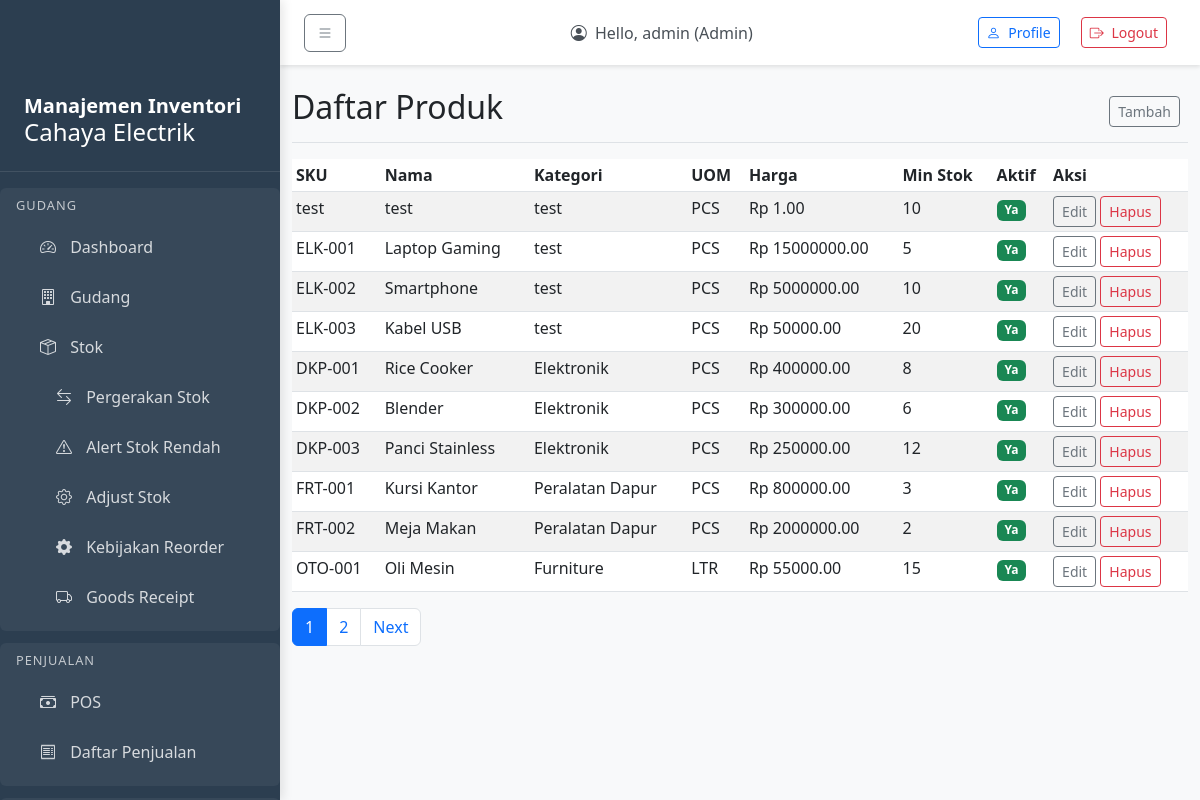
Screenshot of /master/products/ (signed in) with the database file from the repository.
### accounts/models.py (models this page shows, shortened)
class User(AbstractUser):
    ROLE_CHOICES = [
        ('admin', 'Admin'),
        ('manager', 'Manager'),
        ('warehouse', 'Warehouse'),
        ('cashier', 'Cashier'),
        ('analyst', 'Analyst'),
    ]
    role = models.CharField(max_length=20, choices=ROLE_CHOICES, default='cashier')
    created_at = models.DateTimeField(auto_now_add=True)
    updated_at = models.DateTimeField(auto_now=True)
    groups = models.ManyToManyField(
        'auth.Group',
        related_name='custom_user_set',
        blank=True,
    )
    user_permissions = models.ManyToManyField(
        'auth.Permission',
        related_name='custom_user_set',
        blank=True,
    )

### master/models.py (models this page shows, shortened)
class Product(models.Model):
    sku = models.CharField(max_length=50, unique=True)
    name = models.CharField(max_length=150)
    category = models.ForeignKey(Category, on_delete=models.CASCADE, null=True, blank=True)
    uom = models.CharField(max_length=20, default='PCS')  # Unit of Measure
    min_stock = models.IntegerField(default=0)
    price = models.DecimalField(max_digits=12, decimal_places=2, default=0)
    is_active = models.BooleanField(default=True)
    created_at = models.DateTimeField(auto_now_add=True)
    updated_at = models.DateTimeField(auto_now=True)
    class Meta:
        db_table = 'product'

class Category(models.Model):
    name = models.CharField(max_length=100)
    code = models.CharField(max_length=30, unique=True)
    description = models.CharField(max_length=255, blank=True)
    created_at = models.DateTimeField(auto_now_add=True)
    updated_at = models.DateTimeField(auto_now=True)
    class Meta:
        db_table = 'category'

### master/views.py (the view)
# urls.py: path('products/', views.product_list, name='product_list'),
@login_required
def product_list(request):
    if request.user.role not in ['manager', 'admin']:
        raise PermissionDenied("Anda tidak memiliki akses ke fitur ini.")
    products = Product.objects.select_related('category').all()
    paginator = Paginator(products, 10)  # Show 10 products per page
    page_number = request.GET.get('page')
    page_obj = paginator.get_page(page_number)
    return render(request, 'master/product_list.html', {'page_obj': page_obj})

### templates/master/product_list.html (shortened to what this page needs)
{% extends 'master/base_master.html' %}
{% block master_title %}Daftar Produk{% endblock %}
{% block add_url %}{% url 'master:product_create' %}{% endblock %}
{% block master_content %}
<div class="table-responsive">
    <table class="table table-striped table-sm">
        <thead>
            <tr>
                <th>SKU</th>
                <th>Nama</th>
                <th>Kategori</th>
                <th>UOM</th>
                <th>Harga</th>
                <th>Min Stok</th>
                <th>Aktif</th>
                <th>Aksi</th>
            </tr>
        </thead>
        <tbody>
            {% for product in page_obj %}
            <tr>
                <td>{{ product.sku }}</td>
                <td>{{ product.name }}</td>
                <td>{{ product.category.name|default:"-" }}</td>
                <td>{{ product.uom }}</td>
                <td>Rp {{ product.price }}</td>
                <td>{{ product.min_stock }}</td>
                <td>
                    {% if product.is_active %}
                        <span class="badge bg-success">Ya</span>
                    {% else %}
                        <span class="badge bg-secondary">Tidak</span>
                    {% endif %}
                </td>
                <td>
                    <a href="{% url 'master:product_update' product.pk %}" class="btn btn-sm btn-outline-secondary">Edit</a>
                    <a href="{% url 'master:product_delete' product.pk %}" class="btn btn-sm btn-outline-danger">Hapus</a>
                </td>
            </tr>
            {% empty %}
            <tr>
                <td colspan="8">Tidak ada produk</td>
            </tr>
            {% endfor %}
        </tbody>
    </table>
</div>
{% if page_obj.has_other_pages %}
<nav aria-label="Page navigation">
    <ul class="pagination">
        {% for num in page_obj.paginator.page_range %}
        {% if page_obj.number == num %}
        <li class="page-item active">
            <span class="page-link">{{ num }}</span>
        </li>
        {% else %}
        <li class="page-item">
            <a class="page-link" href="?page={{ num }}">{{ num }}</a>
        </li>
        {% endif %}
        {% endfor %}
        {% if page_obj.has_next %}
        <li class="page-item">
            <a class="page-link" href="?page={{ page_obj.next_page_number }}">Next</a>
        </li>
        {% endif %}
    </ul>
</nav>
{% endif %}
{% endblock %}

### templates/base.html (shortened to what this page needs)
<!DOCTYPE html>
<html lang="en">
<head>
    <link href="https://cdn.jsdelivr.net/npm/bootstrap@5.3.0-alpha1/dist/css/bootstrap.min.css" rel="stylesheet">
    <link rel="stylesheet" href="https://cdn.jsdelivr.net/npm/bootstrap-icons@1.10.0/font/bootstrap-icons.css">
</head>
<body>
    <div class="sidebar" id="sidebar">
        <div class="sidebar-header">
            <h5></i>Manajemen Inventori</h5>
            <h4></i>Cahaya Electrik</h4>
        </div>
        {% if user.is_authenticated %}
        {% if user.role == 'warehouse' or user.role == 'manager' or user.role == 'admin' %}
            <div class="menu-section">
                <div class="menu-section-title">Gudang</div>
                <a href="{% url 'summary:dashboard' %}" class="nav-link {% if request.resolver_match.url_name == 'dashboard' %}active{% endif %}">
                    <i class="bi bi-speedometer2"></i> Dashboard
                </a>
                <a href="{% url 'inventory:warehouse_list' %}" class="nav-link {% if 'warehouse' in request.resolver_match.url_name %}active{% endif %}">
                    <i class="bi bi-building"></i> Gudang
                </a>
                <a href="{% url 'inventory:stock_list' %}" class="nav-link {% if 'stock' in request.resolver_match.url_name %}active{% endif %}">
                    <i class="bi bi-box-seam"></i> Stok
                </a>
                <a href="{% url 'inventory:stock_movement_list' %}" class="nav-link section-item {% if 'stock_movement' in request.resolver_match.url_name %}active{% endif %}">
                    <i class="bi bi-arrow-left-right"></i> Pergerakan Stok
                </a>
                <a href="{% url 'inventory:low_stock_alerts' %}" class="nav-link section-item {% if 'low_stock' in request.resolver_match.url_name %}active{% endif %}">
                    <i class="bi bi-exclamation-triangle"></i> Alert Stok Rendah
                </a>
                <a href="{% url 'inventory:stock_adjustment' %}" class="nav-link section-item {% if 'stock_adjustment' in request.resolver_match.url_name %}active{% endif %}">
                    <i class="bi bi-gear"></i> Adjust Stok
                </a>
                <a href="{% url 'inventory:reorder_policy_list' %}" class="nav-link section-item {% if 'reorder_policy' in request.resolver_match.url_name %}active{% endif %}">
                    <i class="bi bi-gear-fill"></i> Kebijakan Reorder
                </a>
                <a href="{% url 'purchases:goods_receipt_list' %}" class="nav-link section-item {% if 'goods_receipt' in request.resolver_match.url_name %}active{% endif %}">
                    <i class="bi bi-truck"></i> Goods Receipt
                </a>
            </div>
        {% endif %}
        {% if user.role == 'cashier' or user.role == 'manager' or user.role == 'admin' %}
            <div class="menu-section">
                <div class="menu-section-title">Penjualan</div>
                <a href="{% url 'sales:pos' %}" class="nav-link {% if 'pos' in request.resolver_match.url_name %}active{% endif %}">
                    <i class="bi bi-cash-stack"></i> POS
                </a>
                <a href="{% url 'sales:sale_list' %}" class="nav-link {% if 'sale' in request.resolver_match.url_name %}active{% endif %}">
                    <i class="bi bi-receipt"></i> Daftar Penjualan
                </a>
            </div>
        {% endif %}
        {% endif %}
    </div>
    <nav class="top-navbar">
        <div class="d-flex justify-content-between align-items-center">
            <button class="btn btn-outline-secondary me-3" id="sidebarToggle">
                <i class="bi bi-list"></i>
            </button>
            <div class="navbar-text text-dark me-3">
                <i class="bi bi-person-circle me-1"></i>
                Hello, {{ user.username }} ({{ user.get_role_display }})
            </div>
            <div>
                <a class="btn btn-outline-primary btn-sm me-2" href="{% url 'accounts:profile' %}">
                    <i class="bi bi-person me-1"></i> Profile
                </a>
                <a class="btn  btn-sm">
                    <form action="{% url 'accounts:logout' %}" method="post">
                        <button  class="btn btn-outline-danger btn-sm" type="submit">
                            <i class="bi bi-box-arrow-right me-1"></i> Logout
                        </button>
                    </form>
                </a>
            </div>
        </div>
    </nav>
    <div class="main-content">
        <div class="container-fluid mt-5 pt-4">
            <div class="row">
                <div class="col-12">
                    {% block content %}
                    {% endblock %}
                </div>
            </div>
        </div>
    </div>
</body>
</html>

### templates/base.html (style rules this page uses)
body { overflow-x: hidden; background-color: #f8f9fa; }
.sidebar { width: 280px; min-width: 280px; position: fixed; top: 0; left: 0; height: 100vh; z-index: 100; padding-top: 70px; background-color: #2c3e50; color: white; transition: all 0.3s; box-shadow: 3px 0 10px rgba(0,0,0,0.1); overflow-y: auto; }
.sidebar .nav-link { color: rgba(255, 255, 255, 0.8); padding: 0.75rem 1.5rem; margin: 0.125rem 0; border-radius: 0.375rem; transition: all 0.2s; }
.sidebar .nav-link i { margin-right: 10px; width: 20px; text-align: center; }
.main-content { margin-left: 280px; padding: 0; }
.top-navbar { position: fixed; top: 0; left: 280px; right: 0; z-index: 90; background-color: white; padding: 0.75rem 1.5rem; box-shadow: 0 2px 4px rgba(0,0,0,0.1); }
.top-navbar .navbar-text { color: #495057 !important; }
.sidebar-header { padding: 1.5rem 1.5rem 1rem; border-bottom: 1px solid rgba(255,255,255,0.1); margin-bottom: 1rem; }
.sidebar-header h5 { margin: 0; font-weight: 600; }
.menu-section { padding: 0.5rem 1rem; margin: 0.75rem 0; border-radius: 0.375rem; background-color: rgba(255,255,255,0.05); }
.menu-section-title { font-size: 0.8rem; text-transform: uppercase; letter-spacing: 1px; margin-bottom: 0.5rem; color: rgba(255,255,255,0.7); }
.section-item { padding-left: 2.5rem !important; }

### rows the page displays
User: username "admin", role "Admin"
Product: sku "test", name "test", category.name "test", uom "PCS", price "1.00", min_stock "10", is_active "Ya"
Product: sku "ELK-001", name "Laptop Gaming", category.name "test", uom "PCS", price "15000000.00", min_stock "5", is_active "Ya"
Product: sku "ELK-002", name "Smartphone", category.name "test", uom "PCS", price "5000000.00", min_stock "10", is_active "Ya"
Product: sku "ELK-003", name "Kabel USB", category.name "test", uom "PCS", price "50000.00", min_stock "20", is_active "Ya"
Product: sku "DKP-001", name "Rice Cooker", category.name "Elektronik", uom "PCS", price "400000.00", min_stock "8", is_active "Ya"
Product: sku "DKP-002", name "Blender", category.name "Elektronik", uom "PCS", price "300000.00", min_stock "6", is_active "Ya"
Product: sku "DKP-003", name "Panci Stainless", category.name "Elektronik", uom "PCS", price "250000.00", min_stock "12", is_active "Ya"
Product: sku "FRT-001", name "Kursi Kantor", category.name "Peralatan Dapur", uom "PCS", price "800000.00", min_stock "3", is_active "Ya"
Product: sku "FRT-002", name "Meja Makan", category.name "Peralatan Dapur", uom "PCS", price "2000000.00", min_stock "2", is_active "Ya"
Product: sku "OTO-001", name "Oli Mesin", category.name "Furniture", uom "LTR", price "55000.00", min_stock "15", is_active "Ya"

### other values shown
{{ num }} "1"
{{ num }} "2"
